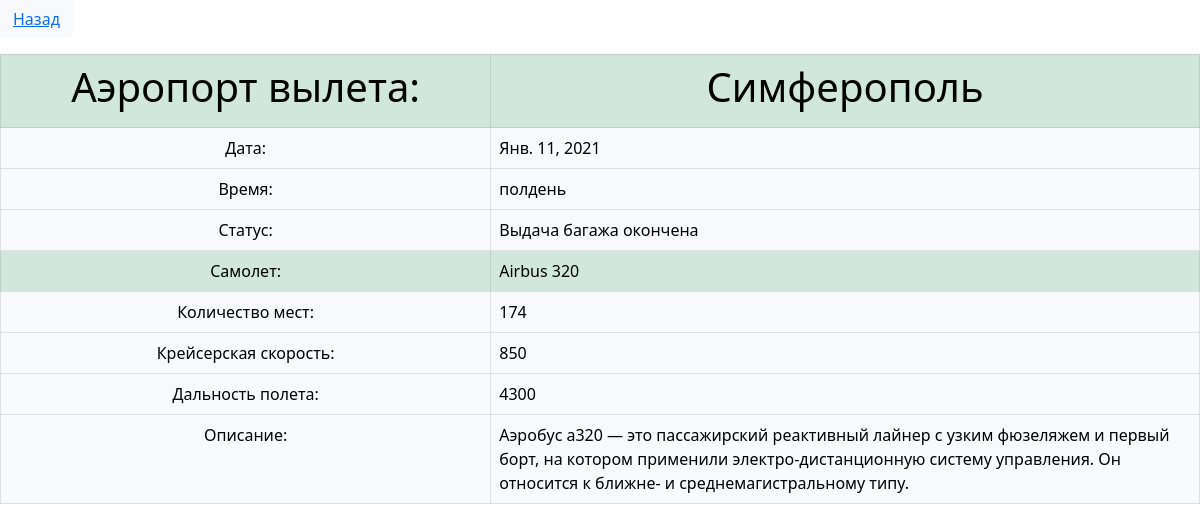
/1/, run on the app's committed database.
### Airport_app/models.py (models this page shows, shortened)
class Flight(models.Model):
    departure_airport = models.CharField("Аэропорт вылета", max_length=100)
    data = models.DateField("Дата")
    time = models.TimeField("Время")
    status = models.TextField("Статус")
    planes = models.ManyToManyField(Plane, verbose_name="Самолет", related_name="plane_flight")
    draft = models.BooleanField("Черновик", default=False)
    class Meta:
        verbose_name = "Рейс"
        verbose_name_plural = "Рейсы"

class Plane(models.Model):
    name = models.CharField("Модель", max_length=50)
    seats = models.IntegerField("Количество мест",default = 0)
    cruising_speed = models.IntegerField("Крейсерская скорость",default = 0)
    flight_range = models.IntegerField("Дальность полета",default = 0)
    description = models.TextField("Описание")
    class Meta:
        verbose_name = "Самолет"
        verbose_name_plural = "Самолеты"

### Airport_app/views.py (the view)
# urls.py: path("<int:pk>/", views.FlightDetailView.as_view(), name="flight"),
class FlightDetailView(View):
    def get(self, request, pk):
        flight = Flight.objects.get(id=pk)
        return render(request, "flights/detail.html", {"flight": flight})

### templates/flights/detail.html (shortened to what this page needs)
<!DOCTYPE html>
<html lang="ru">
<head>
    <link href="https://cdn.jsdelivr.net/npm/bootstrap@5.0.0-beta1/dist/css/bootstrap.min.css" rel="stylesheet">
</head>
<body>
<button type="button" class="btn btn-light"><a href="/">Назад</a></button>
<p>
<table class="table table-light table-hover table-bordered">
    <thead>
      <tr class = "table-success">
        <th ><h1 align="center">Аэропорт вылета:</h1></th>
        <th><h1 align="center">{{ flight.departure_airport }}</h1></th>
      </tr>
    </thead>
    <tbody>
        <tr>
            <td align="center">Дата:</td>
            <td>{{ flight.data }}</td>
        </tr>
        <tr>
            <td align="center">Время:</td>
            <td>{{ flight.time }}</td>
        </tr>
        <tr>
            <td align="center">Статус:</td>
            <td>{{ flight.status }}</td>
        </tr>
        {% for plane in flight.planes.all %}
        <tr>
        <td class = "table-success" align="center">Самолет:</td>
        <td class = "table-success">
                {{ plane.name }}
        </td>
        </tr>
        <tr>
            <td align="center">Количество мест:</td>
            <td>
                    {{ plane.seats}}
            </td>
        </tr>
        <tr>
            <td align="center">Крейсерская скорость:</td>
            <td>
                    {{ plane.cruising_speed }}
            </td>
        </tr>
        <tr>
            <td align="center">Дальность полета:</td>
            <td>
                    {{ plane.flight_range }}
            </td>
        </tr>
        <tr>
        <td align="center">Описание:</td>
        <td>
                {{ plane.description }}
        </td>
        </tr>
        {% endfor %}
    </tbody>
  </table>
</p>
</body>
</html>

### templates/flights/detail.html (style rules this page uses)
BODY { background: url(/static/images/Фон.png); background-size: cover; }
table th { width: 30px; height: 30px; }
table td { width: 30px; height: 30px; }

### data on the page
Flight: departure_airport "Симферополь", data "Янв. 11, 2021", time "полдень", status "Выдача багажа окончена"
Plane: name "Airbus 320", seats "174", cruising_speed "850", flight_range "4300", description "Aэробус а320 — это пассажирский реактивный лайнер с узким фюзеляжем и первый борт, на котором применили электро-дистанционную систему управления. Он относится к ближне- и среднемагистральному типу."
